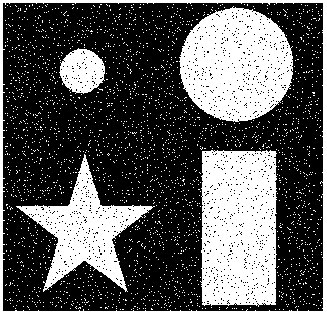
#> input picture 4lab/images/objects.jpg, 327 x 314 px, found by its file name
$ python basics.py
#> lines starting #> are read from the running program, lines starting #| are printed output that depends on the picture
import cv2 as cv
import numpy as np

# Create struct element
el = cv.getStructuringElement(cv.MORPH_ELLIPSE, (5, 5))

# Reading image
img_path = "C:/denFiles/git/technical-vision/4lab/images/"
img_name = "objects.jpg"
img = cv.imread(img_path + img_name, cv.IMREAD_GRAYSCALE)
#> img is the input picture: shape (314, 327); min 0, max 255, mean 89
n_rows, n_cols = img.shape[:2]
#> n_rows = 314; n_cols = 327

# Apply morph
# res_img = cv.morphologyEx(img, cv.MORPH_HITMISS, el, iterations=1)

# Create connected components list
# retval, labels = cv.connectedComponents(img)

# Create connected components list with stats
retval, labels, stats, centroids = cv.connectedComponentsWithStats(img)
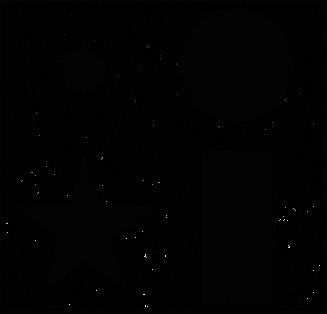
#> labels: shape (314, 327) int32; min 0, max 72, mean 0.7; drawn with min black and max white
#> retval = 73; stats = 73 rows, first 6: [3, 3, 320, 308, 36905], [0, 0, 327, 314, 65669], [152, 8, 1, 1, 1], [69, 12, 2, 2, 2], [71, 15, 1, 1, 1], [64, 33, 1, 1, 1]; centroids = 73 pairs, first value 6.5 to 319, second value 8 to 306

# Show image
# cv.imshow("Result", res_img)
# cv.waitKey(0)
# cv.destroyAllWindows()

$ run again, with 4lab/images/circles.png saved as 4lab/images/objects.jpg
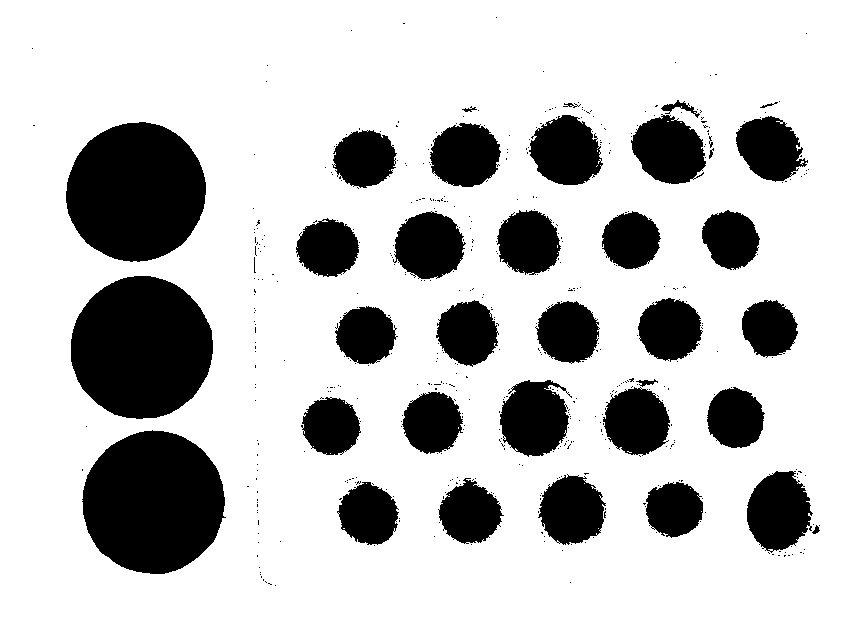
#> input picture 4lab/images/circles.png, 856 x 638 px, found by its file name
#> img is the input picture: shape (638, 856); min 0, max 255, mean 196.8
#> `retval, labels, stats, centroids = cv.connectedComponentsWithStats(img)`:
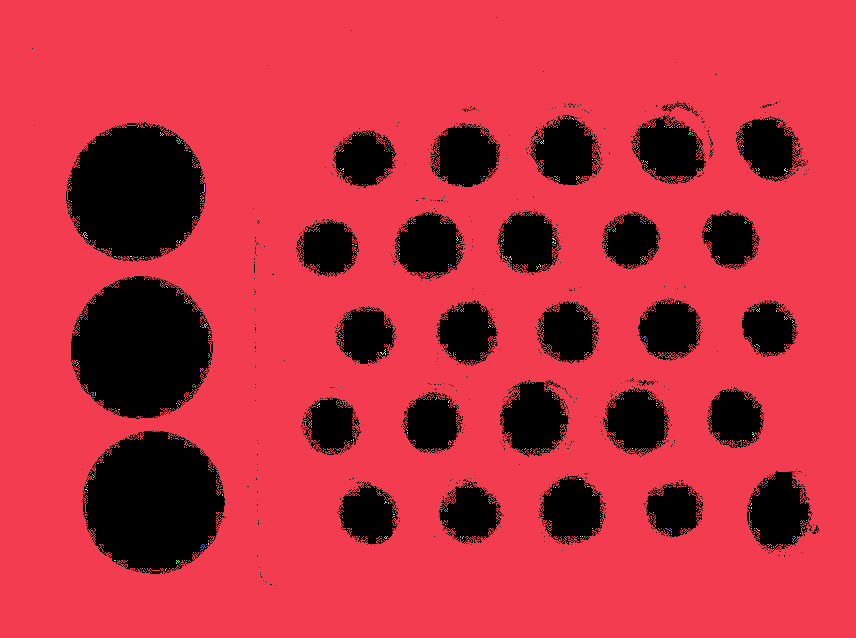
#> labels: shape (638, 856) int32; 463 distinct labels, from 0 to 462; one colour per label, 0 black
#> retval = 463; stats = 463 rows, first 6: [32, 17, 788, 569, 113578], [0, 0, 856, 638, 431425], [566, 116, 1, 1, 1], [565, 118, 1, 1, 1], [572, 118, 2, 2, 2], [767, 119, 1, 1, 1]; centroids = 463 pairs, first value 68.5 to 806, second value 116 to 569

$ run again, with 4lab/images/lines.png saved as 4lab/images/objects.jpg
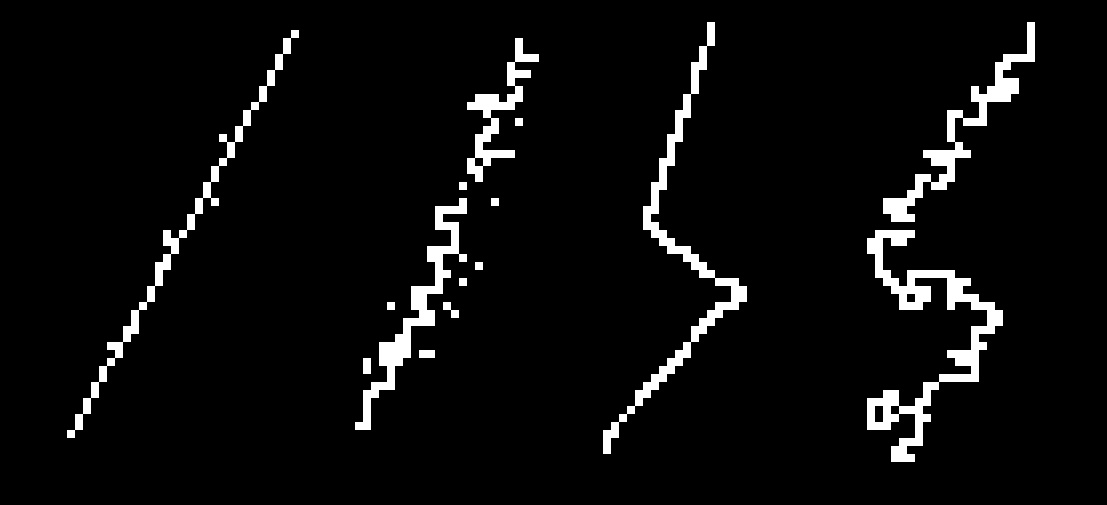
#> input picture 4lab/images/lines.png, 1107 x 505 px, found by its file name
#> img is the input picture: shape (505, 1107); min 0, max 255, mean 12.4
#> `retval, labels, stats, centroids = cv.connectedComponentsWithStats(img)`:
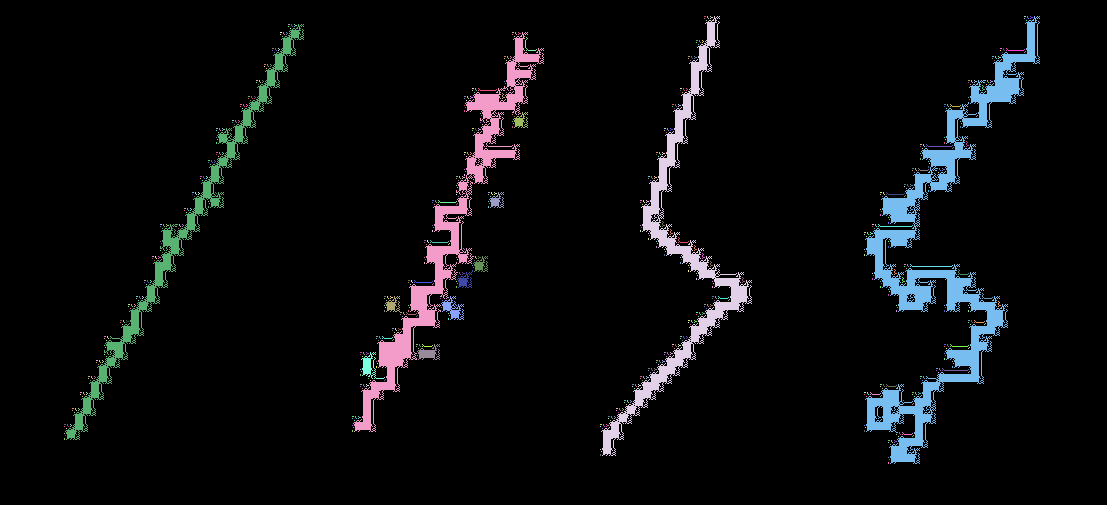
#> labels: shape (505, 1107) int32; 678 distinct labels, from 0 to 677; one colour per label, 0 black
#> retval = 678; stats = 678 rows, first 6: [0, 0, 1107, 505, 523565], [704, 16, 2, 1, 2], [707, 16, 2, 3, 3], [710, 16, 3, 3, 4], [601, 16, 151, 440, 6720], [1024, 16, 2, 1, 2]; centroids = 678 pairs, first value 64 to 1030.8, second value 16 to 462.5
